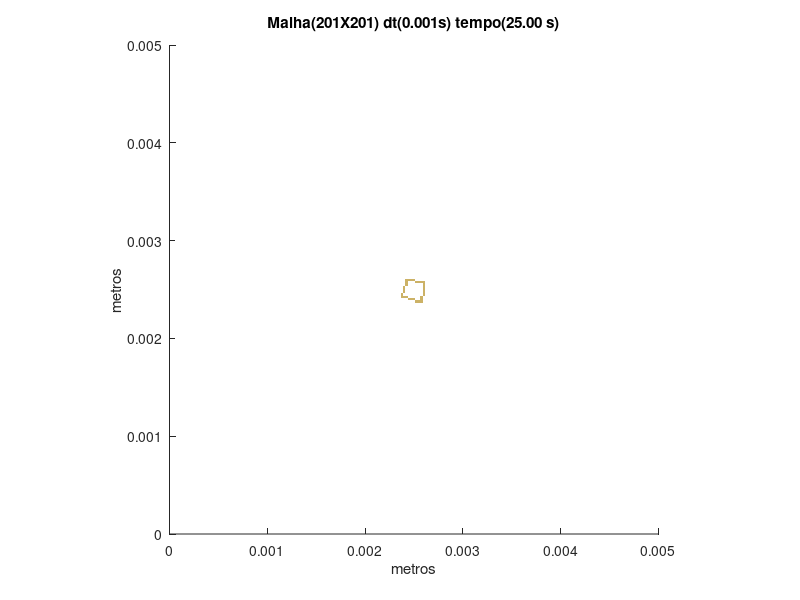

Recreate this plot in MATLAB.
set (gca,'PlotBoxAspectRatio',[1 1 1],'Xlim',[0,0.005],'Ylim',[0,0.005])
hold on
title('Malha(201X201) dt(0.001s) tempo(25.00 s)')
hold on
ylabel('metros')
hold on
xlabel('metros')
hold on

fill([0.00251243781094527 0.00251243781094527 0.00253731343283582 0.00253731343283582],[0.00236318407960199 0.00238805970149254 0.00238805970149254 0.00236318407960199],[0.8,0.7,0.4],'LineStyle','none')

fill([0.00253731343283582 0.00253731343283582 0.00256218905472637 0.00256218905472637],[0.00236318407960199 0.00238805970149254 0.00238805970149254 0.00236318407960199],[0.8,0.7,0.4],'LineStyle','none')

fill([0.00256218905472637 0.00256218905472637 0.00258706467661692 0.00258706467661692],[0.00236318407960199 0.00238805970149254 0.00238805970149254 0.00236318407960199],[0.8,0.7,0.4],'LineStyle','none')

fill([0.00243781094527363 0.00243781094527363 0.00246268656716418 0.00246268656716418],[0.00238805970149254 0.00241293532338308 0.00241293532338308 0.00238805970149254],[0.8,0.7,0.4],'LineStyle','none')

fill([0.00246268656716418 0.00246268656716418 0.00248756218905473 0.00248756218905473],[0.00238805970149254 0.00241293532338308 0.00241293532338308 0.00238805970149254],[0.8,0.7,0.4],'LineStyle','none')

fill([0.00248756218905473 0.00248756218905473 0.00251243781094527 0.00251243781094527],[0.00238805970149254 0.00241293532338308 0.00241293532338308 0.00238805970149254],[0.8,0.7,0.4],'LineStyle','none')

fill([0.00256218905472637 0.00256218905472637 0.00258706467661692 0.00258706467661692],[0.00238805970149254 0.00241293532338308 0.00241293532338308 0.00238805970149254],[0.8,0.7,0.4],'LineStyle','none')

fill([0.00236318407960199 0.00236318407960199 0.00238805970149254 0.00238805970149254],[0.00241293532338308 0.00243781094527363 0.00243781094527363 0.00241293532338308],[0.8,0.7,0.4],'LineStyle','none')

fill([0.00238805970149254 0.00238805970149254 0.00241293532338308 0.00241293532338308],[0.00241293532338308 0.00243781094527363 0.00243781094527363 0.00241293532338308],[0.8,0.7,0.4],'LineStyle','none')

fill([0.00241293532338308 0.00241293532338308 0.00243781094527363 0.00243781094527363],[0.00241293532338308 0.00243781094527363 0.00243781094527363 0.00241293532338308],[0.8,0.7,0.4],'LineStyle','none')

fill([0.00256218905472637 0.00256218905472637 0.00258706467661692 0.00258706467661692],[0.00241293532338308 0.00243781094527363 0.00243781094527363 0.00241293532338308],[0.8,0.7,0.4],'LineStyle','none')

fill([0.00236318407960199 0.00236318407960199 0.00238805970149254 0.00238805970149254],[0.00243781094527363 0.00246268656716418 0.00246268656716418 0.00243781094527363],[0.8,0.7,0.4],'LineStyle','none')

fill([0.00258706467661692 0.00258706467661692 0.00261194029850746 0.00261194029850746],[0.00243781094527363 0.00246268656716418 0.00246268656716418 0.00243781094527363],[0.8,0.7,0.4],'LineStyle','none')

fill([0.00238805970149254 0.00238805970149254 0.00241293532338308 0.00241293532338308],[0.00246268656716418 0.00248756218905473 0.00248756218905473 0.00246268656716418],[0.8,0.7,0.4],'LineStyle','none')

fill([0.00258706467661692 0.00258706467661692 0.00261194029850746 0.00261194029850746],[0.00246268656716418 0.00248756218905473 0.00248756218905473 0.00246268656716418],[0.8,0.7,0.4],'LineStyle','none')

fill([0.00238805970149254 0.00238805970149254 0.00241293532338308 0.00241293532338308],[0.00248756218905473 0.00251243781094527 0.00251243781094527 0.00248756218905473],[0.8,0.7,0.4],'LineStyle','none')

fill([0.00258706467661692 0.00258706467661692 0.00261194029850746 0.00261194029850746],[0.00248756218905473 0.00251243781094527 0.00251243781094527 0.00248756218905473],[0.8,0.7,0.4],'LineStyle','none')

fill([0.00238805970149254 0.00238805970149254 0.00241293532338308 0.00241293532338308],[0.00251243781094527 0.00253731343283582 0.00253731343283582 0.00251243781094527],[0.8,0.7,0.4],'LineStyle','none')

fill([0.00258706467661692 0.00258706467661692 0.00261194029850746 0.00261194029850746],[0.00251243781094527 0.00253731343283582 0.00253731343283582 0.00251243781094527],[0.8,0.7,0.4],'LineStyle','none')

fill([0.00241293532338308 0.00241293532338308 0.00243781094527363 0.00243781094527363],[0.00253731343283582 0.00256218905472637 0.00256218905472637 0.00253731343283582],[0.8,0.7,0.4],'LineStyle','none')

fill([0.00258706467661692 0.00258706467661692 0.00261194029850746 0.00261194029850746],[0.00253731343283582 0.00256218905472637 0.00256218905472637 0.00253731343283582],[0.8,0.7,0.4],'LineStyle','none')

fill([0.00241293532338308 0.00241293532338308 0.00243781094527363 0.00243781094527363],[0.00256218905472637 0.00258706467661692 0.00258706467661692 0.00256218905472637],[0.8,0.7,0.4],'LineStyle','none')

fill([0.00251243781094527 0.00251243781094527 0.00253731343283582 0.00253731343283582],[0.00256218905472637 0.00258706467661692 0.00258706467661692 0.00256218905472637],[0.8,0.7,0.4],'LineStyle','none')

fill([0.00253731343283582 0.00253731343283582 0.00256218905472637 0.00256218905472637],[0.00256218905472637 0.00258706467661692 0.00258706467661692 0.00256218905472637],[0.8,0.7,0.4],'LineStyle','none')

fill([0.00256218905472637 0.00256218905472637 0.00258706467661692 0.00258706467661692],[0.00256218905472637 0.00258706467661692 0.00258706467661692 0.00256218905472637],[0.8,0.7,0.4],'LineStyle','none')

fill([0.00258706467661692 0.00258706467661692 0.00261194029850746 0.00261194029850746],[0.00256218905472637 0.00258706467661692 0.00258706467661692 0.00256218905472637],[0.8,0.7,0.4],'LineStyle','none')

fill([0.00241293532338308 0.00241293532338308 0.00243781094527363 0.00243781094527363],[0.00258706467661692 0.00261194029850746 0.00261194029850746 0.00258706467661692],[0.8,0.7,0.4],'LineStyle','none')

fill([0.00243781094527363 0.00243781094527363 0.00246268656716418 0.00246268656716418],[0.00258706467661692 0.00261194029850746 0.00261194029850746 0.00258706467661692],[0.8,0.7,0.4],'LineStyle','none')

fill([0.00246268656716418 0.00246268656716418 0.00248756218905473 0.00248756218905473],[0.00258706467661692 0.00261194029850746 0.00261194029850746 0.00258706467661692],[0.8,0.7,0.4],'LineStyle','none')

fill([0.00248756218905473 0.00248756218905473 0.00251243781094527 0.00251243781094527],[0.00258706467661692 0.00261194029850746 0.00261194029850746 0.00258706467661692],[0.8,0.7,0.4],'LineStyle','none')
